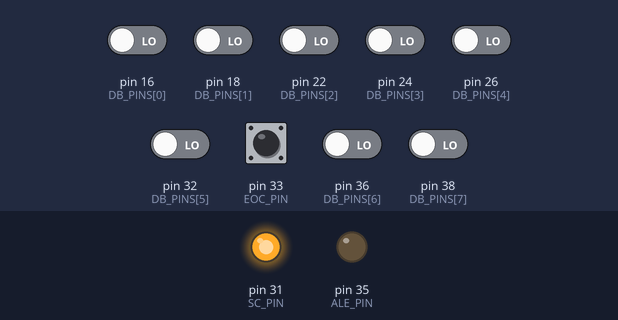
This program was run on a simulated Raspberry Pi (header pin numbers). Shown: output pins drawn as LEDs (lit = HIGH). The inputs (shaded band) are chosen by the test bench; at power-on: pin 33 (EOC_PIN) HIGH, pin 16 (DB_PINS[0]), pin 18 (DB_PINS[1]), pin 22 (DB_PINS[2]), pin 24 (DB_PINS[3]), pin 26 (DB_PINS[4]), pin 32 (DB_PINS[5]), pin 36 (DB_PINS[6]), pin 38 (DB_PINS[7]) LOW. What the program prints to the terminal is not drawn.

Above: at 0.1 s.
Timing chart, 0 to 1.6 s (numbered marks = the images above):
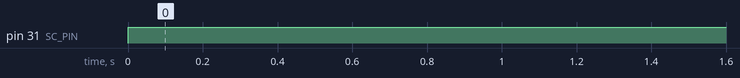

The program:

sharp_sensor.py
```python
import RPi.GPIO as GPIO
import time
# Disable GPIO warnings
GPIO.setwarnings(False)


# Define GPIO pins for control lines
ALE_PIN = 35
OE_PIN = 37
SC_PIN = 31
EOC_PIN = 33

# Define GPIO pins for data bus
DB_PINS = [16, 18, 22, 24, 26, 32, 36, 38]

# Sharp IR sensor output connected to ADC
SENSOR_CHANNEL = 3  # Change this if your sensor is connected to a different channel

# Set GPIO mode to BCM
GPIO.setmode(GPIO.BOARD)

# Configure control pins as outputs
GPIO.setup([ALE_PIN, OE_PIN, SC_PIN], GPIO.OUT)

# Configure EOC pin as input
GPIO.setup(EOC_PIN, GPIO.IN)

# Configure data bus pins as inputs
GPIO.setup(DB_PINS, GPIO.IN)

# Function to read data from the ADC
def read_adc(channel):
    GPIO.output(ALE_PIN, GPIO.LOW)  # Set ALE to low
    GPIO.output(SC_PIN, GPIO.HIGH)  # Set SC to high (start conversion)
    while not GPIO.input(EOC_PIN):  # Wait for EOC to go high (end of conversion)
        pass
    result = 0
    for i in range(8):
        result |= (GPIO.input(DB_PINS[i]) << i)
    return result

# Function to convert ADC reading to distance
def adc_to_distance(adc_value):
    # Replace this with your specific conversion formula
    # Example formula for a GP2Y0A21YK0F sensor:
    voltage = adc_value * (5.0 / 255.0)  # Convert ADC value to voltage (assuming 5V reference)
    distance = 20 / (voltage - 0.25)  # Replace with the correct formula for your sensor
    return distance

try:
    while True:
        adc_value = read_adc(SENSOR_CHANNEL)
        distance = adc_to_distance(adc_value)
        print(f"ADC Value: {adc_value}, Distance: {distance} cm")
        time.sleep(3)

except KeyboardInterrupt:
    pass

finally:
    GPIO.cleanup()
```

Measured:
- by itself, pin 31 (SC_PIN): LOW → HIGH at 0.00 s
